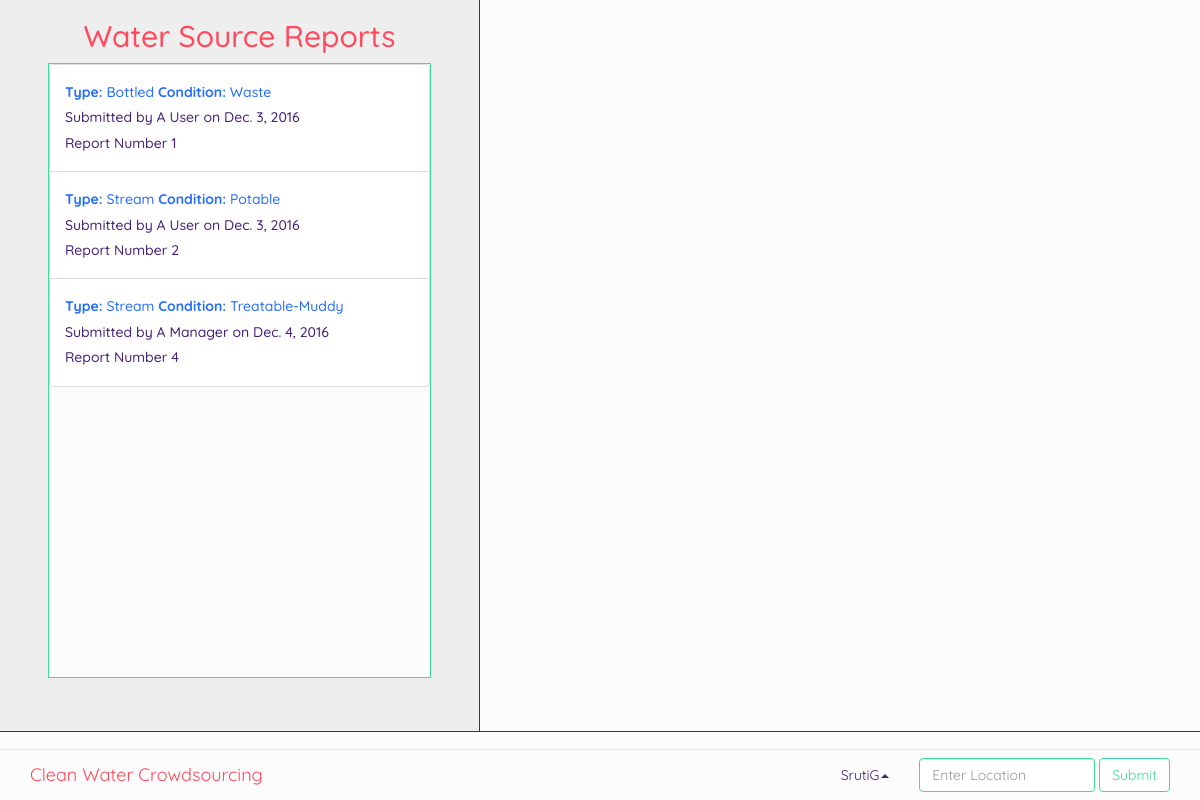
/clean_water_crowdsourcing/main/ (signed in), run on the app's committed database.
### clean_water_crowdsourcing/models.py (models this page shows, shortened)
class WaterSourceReport(models.Model):
    reporter_name = models.ForeignKey(Account, on_delete=models.CASCADE)
    report_number = models.AutoField(primary_key=True)
    water_type = models.CharField(max_length=20)
    water_condition = models.CharField(max_length=20)
    water_location = models.CharField(max_length=50, unique=True)
    report_date = models.DateField(auto_now_add = True)

class Account(models.Model):
    first_name = models.CharField(max_length=20)
    last_name = models.CharField(max_length=20)
    password = models.CharField(max_length=20)
    email=models.CharField(max_length=30, unique=True)
    username = models.CharField(max_length=20, primary_key = True)
    phone = models.CharField(max_length=11)
    address_street = models.CharField(max_length=20)
    address_city = models.CharField(max_length=20)
    address_state = models.CharField(max_length=2)
    address_zip = models.CharField(max_length=10)
    account_type = models.CharField(max_length=1)
    def __str__(self):
        return self.first_name + " " + self.last_name

### clean_water_crowdsourcing/views.py (the view)
# urls.py: url(r'main/', views.main, name='main'),
def main(request):
    username = request.session.get('username')
    user = request.session.get('user')
    worker = request.session.get('worker')
    manager = request.session.get('manager')
    admin = request.session.get('admin')
    account = Account.objects.get(username=username)
    sourceReports = WaterSourceReport.objects.all()
    purityReports = WaterPurityReport.objects.all()
    return render(request, 'clean_water_crowdsourcing/main.html', {'username': username, 'user': user, 'worker': worker,
                                                                   'manager': manager, 'admin': admin, 'account': account,
                                                                   'sourceReports': sourceReports, 'purityReports': purityReports})

### clean_water_crowdsourcing/templates/clean_water_crowdsourcing/main.html (shortened to what this page needs)
{% extends 'clean_water_crowdsourcing/layout.html' %}
{%block content %}
<div class="main navigation">
    <div class="jumbotron wsr">
        <h2 class="pink text-center">Water Source Reports</h2>
        <div class="navigation container reports green-border">
            <ul class="list-group report-items">
                {% for report in sourceReports %}
                <li class="list-group-item">
                    {% if manager %}
                    <a href="#" class="view-graph"><h5 class="blue"><b>Type:</b> {{ report.water_type }} <b>Condition:</b> {{ report.water_condition }}</h5></a>
                    {% else %}
                    <h5 class="blue"><b>Type:</b> {{ report.water_type }} <b>Condition:</b> {{ report.water_condition }}</h5>
                    {% endif %}
                    <h5 class="purple">Submitted by {{ report.reporter_name }} on {{ report.report_date }}</h5>
                    <h5 class="purple">Report Number {{ report.report_number }}</h5>
                </li>
                {% endfor %}
            </ul>
        </div>
    </div>
    <div id="map"></div>
</div>
<nav class="navigation navbar navbar-default navbar-fixed-bottom">
    <div class="container">
        <div class="navbar-header">
            <a class="navbar-brand pink">Clean Water Crowdsourcing</a>
        </div>
        <form class="navbar-form navbar-right">
            <div class="form-group">
                <input type="text" class="form-control green-border" placeholder="Enter Location">
            </div>
            <button type="submit" class="btn btn-default green green-border">Submit</button>
        </form>
        <ul class="nav navbar-nav navbar-right">
            <li class="dropdown">
                <a href="#" class="dropdown-toggle purple" data-toggle="dropdown" role="button" aria-haspopup="true" aria-expanded="false">{{ username }}<span class="caret"></span></a>
            </li>
        </ul>
    </div>
</nav>
{% endblock %}

### clean_water_crowdsourcing/static/clean_water_crowdsourcing/css/index.css (style rules this page uses)
:root { --primaryDark: #256eff; .--primaryDark: #053c5e; --primary: #3ddc97; .--primary: #1f7a8c; --primaryLight: #fcfcfc; .primaryLight: #bfdbf7; --text: #46237a; .--text: #a31621; --header: #ff495c; .--header: #db222a; }
body { background-color: var(--primaryLight); font-family: 'Quicksand', sans-serif; }
.main { height: 91.5vh; padding: 0px; border-bottom: solid 1px var(--text); position: relative; }
.navigation { background-color: var(--primaryLight) ! important; }
.purple { color: var(--text) ! important; }
.pink { color: var(--header) ! important; }
.green { color: var(--primary) ! important; }
.blue { color: var(--primaryDark) ! important; }
#map { width: 60%; height: 100%; display: inline-block; margin: 0px; padding: 0px; }
.wsr { width: 40%; height: 100%; display: inline-block; float: left; margin: 0px; padding-top: 0px; border-right: solid 1px var(--text); }
.green-border { border-style: solid; border-color: var(--primary); border-width: 1px; }
.reports { height: 90%; width: 80%; padding: 0px; overflow-y: scroll; }
.report-items { width: 100%; margin: 0px; }

### data on the page
WaterSourceReport: water_type "Bottled", water_condition "Waste", reporter_name "A User", report_date "Dec. 3, 2016", report_number "1"
WaterSourceReport: water_type "Stream", water_condition "Potable", reporter_name "A User", report_date "Dec. 3, 2016", report_number "2"
WaterSourceReport: water_type "Stream", water_condition "Treatable-Muddy", reporter_name "A Manager", report_date "Dec. 4, 2016", report_number "4"

### other printed values
{{ username }} "SrutiG"
